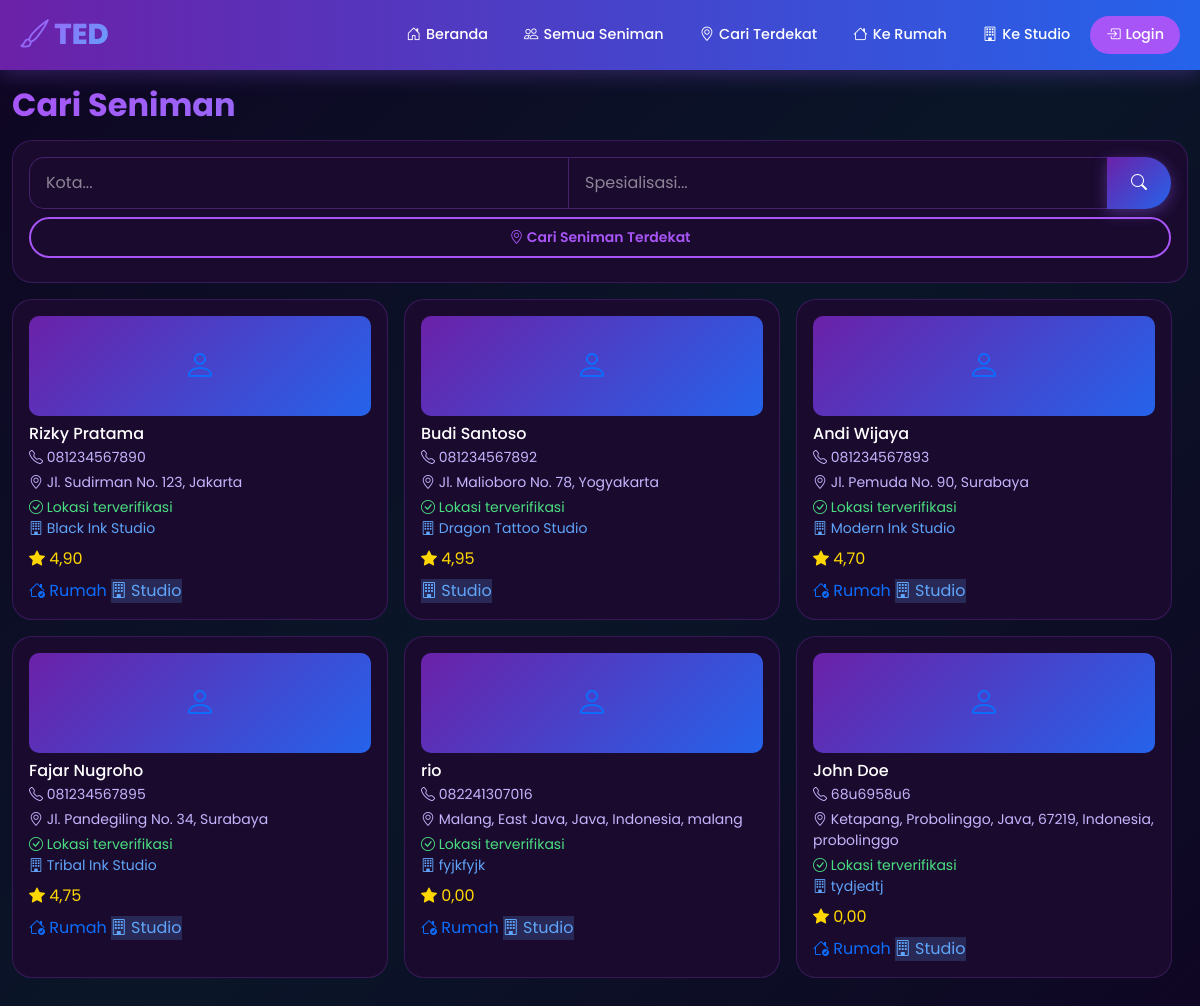
Page /artists/ on the earlier database version.
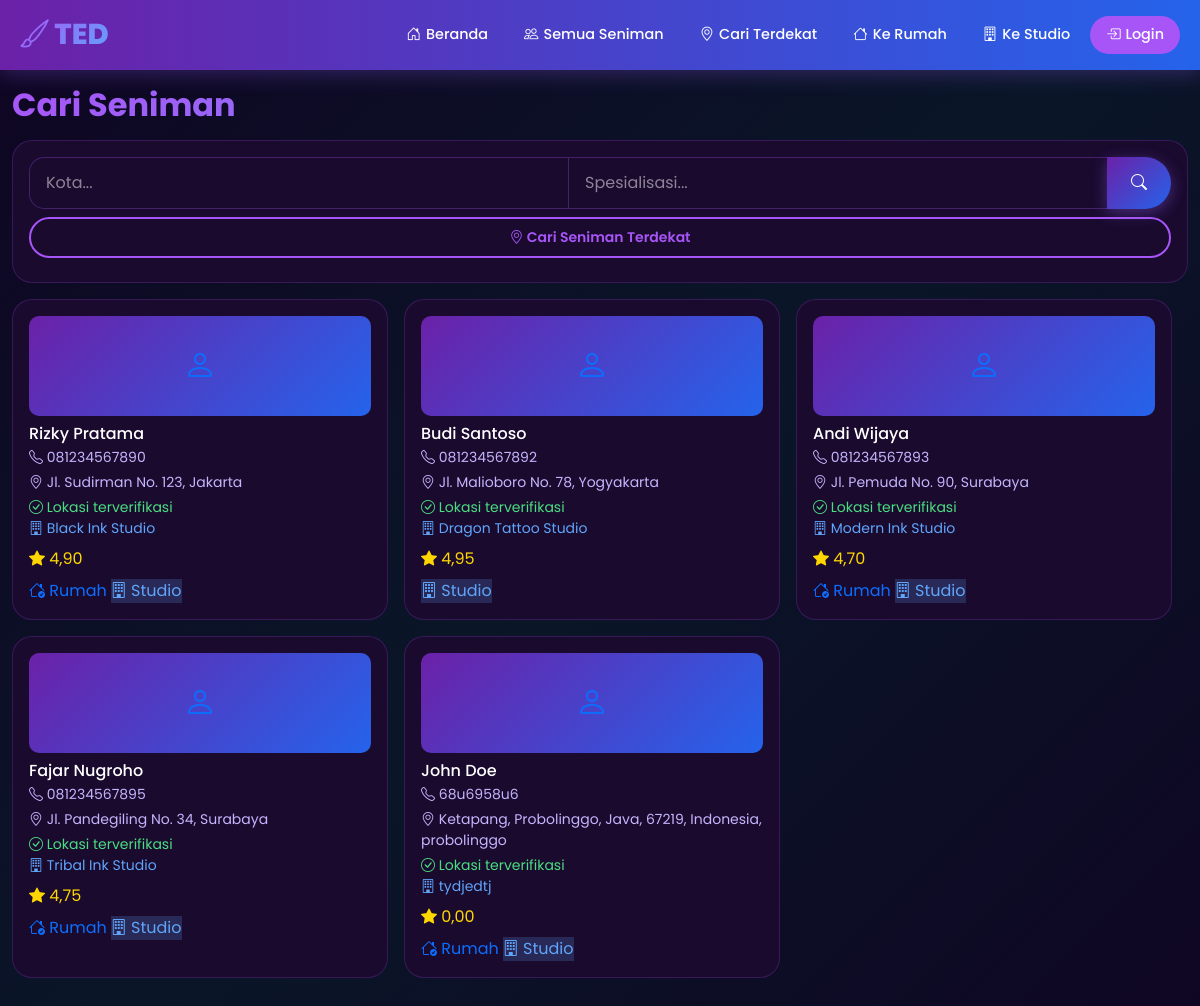
Same page on the later database version.
### tedapp/models.py (models this page shows, shortened)
class Artist(models.Model):
    user = models.OneToOneField(User, on_delete=models.CASCADE, null=True, blank=True, related_name='artist_profile')
    name = models.CharField(max_length=200)
    nickname = models.CharField(max_length=100)
    photo = models.ImageField(upload_to='artists/', blank=True, null=True)
    phone = models.CharField(max_length=20)
    email = models.EmailField(blank=True)
    address = models.CharField(max_length=300)
    city = models.CharField(max_length=100)
    latitude = models.DecimalField(max_digits=9, decimal_places=6, null=True, blank=True)
    longitude = models.DecimalField(max_digits=9, decimal_places=6, null=True, blank=True)
    current_latitude = models.DecimalField(max_digits=9, decimal_places=6, null=True, blank=True, help_text='Lokasi saat ini (mobile tracking)')
    current_longitude = models.DecimalField(max_digits=9, decimal_places=6, null=True, blank=True, help_text='Lokasi saat ini (mobile tracking)')
    description = models.TextField()
    specializations = models.CharField(max_length=300)
    experience_years = models.IntegerField(default=0)
    rating = models.DecimalField(max_digits=3, decimal_places=2, default=0)
    total_reviews = models.IntegerField(default=0)
    is_available_home = models.BooleanField(default=True)
    is_available_studio = models.BooleanField(default=True)
    home_service_fee = models.DecimalField(max_digits=10, decimal_places=0, default=0)
    studio_name = models.CharField(max_length=200, blank=True)
    studio_address = models.CharField(max_length=300, blank=True)
    service_radius_km = models.DecimalField(max_digits=5, decimal_places=2, default=20, help_text='Radius layanan dalam km')
    is_verified = models.BooleanField(default=False)
    is_active = models.BooleanField(default=True)
    is_online = models.BooleanField(default=False, help_text='Artist sedang online/menerima order')
    payment_gopay = models.CharField(max_length=30, blank=True, help_text='Nomor GoPay')
    payment_ovo = models.CharField(max_length=30, blank=True, help_text='Nomor OVO')
    payment_dana = models.CharField(max_length=30, blank=True, help_text='Nomor DANA')
    payment_shopeepay = models.CharField(max_length=30, blank=True, help_text='Nomor ShopeePay')
    payment_transfer = models.CharField(max_length=50, blank=True, help_text='Nomor Rekening Transfer Bank')
    payment_bank_name = models.CharField(max_length=50, blank=True, help_text='Nama Bank')
    created_at = models.DateTimeField(auto_now_add=True)
    @property
    def has_location(self):
        return bool(self.latitude and self.longitude)

### tedapp/views.py (the view, shortened to what this page needs)
# urls.py: path('artists/', views.artists, name='artists'),
def artists(request):
    lat = request.GET.get('lat')
    lng = request.GET.get('lng')
    radius = request.GET.get('radius', 20)
    city = request.GET.get('city', '')
    specialty = request.GET.get('specialty', '')
    service_type = request.GET.get('service_type', '')
    artists_list = Artist.objects.filter(is_active=True, is_online=True)
    if city:
        artists_list = artists_list.filter(city__icontains=city)
    if specialty:
        artists_list = artists_list.filter(specializations__icontains=specialty)
    context = {
        'artists': artists_list,
        'cities': Artist.objects.filter(is_active=True).values_list('city', flat=True).distinct(),
        'user_lat': lat,
        'user_lng': lng,
    }
    return render(request, 'tedapp/artists.html', context)

### tedapp/templates/tedapp/artists.html (shortened to what the changed rows need)
{% extends 'tedapp/base.html' %}
{% load static %}
{% load custom_filters %}
{% block extra_css %}
<link rel="stylesheet" href="{% static 'artists.css' %}" />
{% endblock %}
{% block content %}
<div class="container py-3">
    <h2 class="section-title mb-3">Cari Seniman</h2>
    <div id="artistList">
        <div class="row g-3">
            {% for artist in artists %}
            <div class="col-6 col-md-4">
                <a href="{% url 'artist_detail' artist.id %}" class="text-decoration-none">
                    <div class="card-ted p-3 h-100">
                        {% if artist.photo %}
                        <img src="{{ artist.photo.url }}" class="w-100 mb-2" style="height: 100px; object-fit: cover; border-radius: 10px;" alt="{{ artist.name }}">
                        {% else %}
                        <div class="d-flex align-items-center justify-content-center mb-2" style="height: 100px; background: linear-gradient(135deg, var(--primary-purple) 0%, var(--primary-blue) 100%); border-radius: 10px;">
                            <i class="bi bi-person fs-2"></i>
                        </div>
                        {% endif %}
                        <h6 class="mb-1 text-white">{{ artist.name }}</h6>
                        <small class="d-block mb-1" style="color: var(--text-secondary);">
                            <i class="bi bi-telephone"></i> {{ artist.phone }}
                        </small>
                        <small class="d-block mb-1" style="color: var(--text-secondary);">
                            <i class="bi bi-geo-alt"></i> {{ artist.address }}, {{ artist.city }}
                        </small>
                        {% if artist.has_location %}
                        <small class="d-block" style="color: #4ade80;">
                            <i class="bi bi-check-circle"></i> Lokasi terverifikasi
                        </small>
                        {% else %}
                        <small class="d-block" style="color: #f87171;">
                            <i class="bi bi-exclamation-triangle"></i> Lokasi belum di-set
                        </small>
                        {% endif %}
                        {% if artist.studio_name %}
                        <small class="d-block mb-1" style="color: var(--accent-blue);">
                            <i class="bi bi-building"></i> {{ artist.studio_name }}
                        </small>
                        {% endif %}
                        <div class="mt-2">
                            <span class="rating-stars"><i class="bi bi-star-fill"></i> {{ artist.rating }}</span>
                        </div>
                        <div class="d-flex flex-wrap gap-1 mt-2">
                            {% if artist.is_available_home %}
                            <span class="service-badge"><i class="bi bi-house-check"></i> Rumah</span>
                            {% endif %}
                            {% if artist.is_available_studio %}
                            <span class="service-badge" style="background: rgba(96, 165, 250, 0.2); color: var(--accent-blue);"><i class="bi bi-building"></i> Studio</span>
                            {% endif %}
                        </div>
                    </div>
                </a>
            </div>
            {% empty %}
            <div class="col-12 text-center py-5">
                <i class="bi bi-emoji-frown fs-1" style="color: var(--accent-purple);"></i>
                <h5 class="mt-3">Tidak ditemukan</h5>
                <p style="color: var(--text-secondary);">Coba ubah filter pencarian</p>
            </div>
            {% endfor %}
        </div>
    </div>
</div>
{% endblock %}

Differences in the rows shown:
removed Artist: name "rio", phone "082241307016", address "Malang, East Java, Java, Indonesia", city "malang", latitude -7.97713 (drawn), studio_name "fyjkfyjk", rating "0,00", is_available_home True (drawn), is_available_studio True (drawn)
